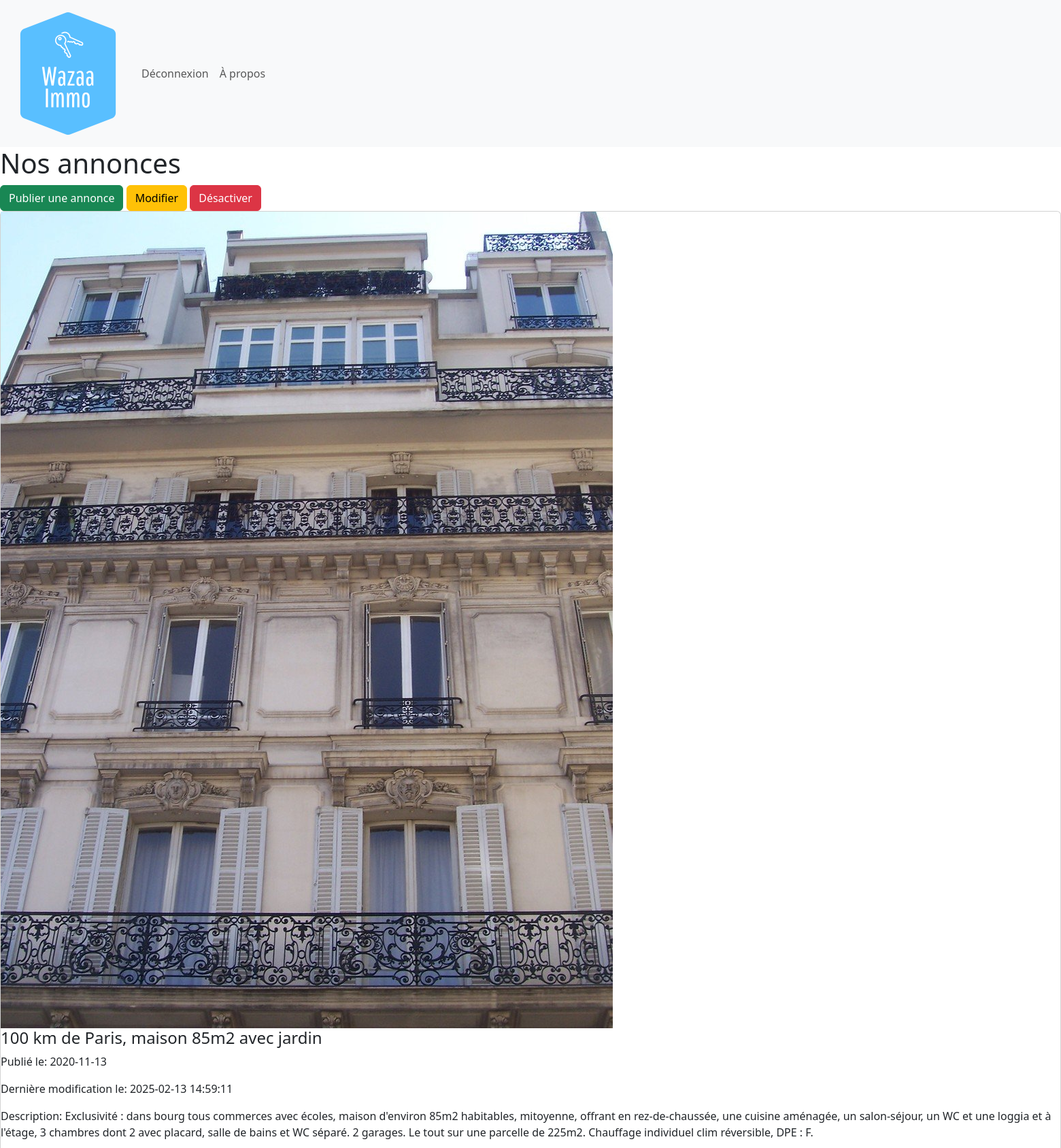
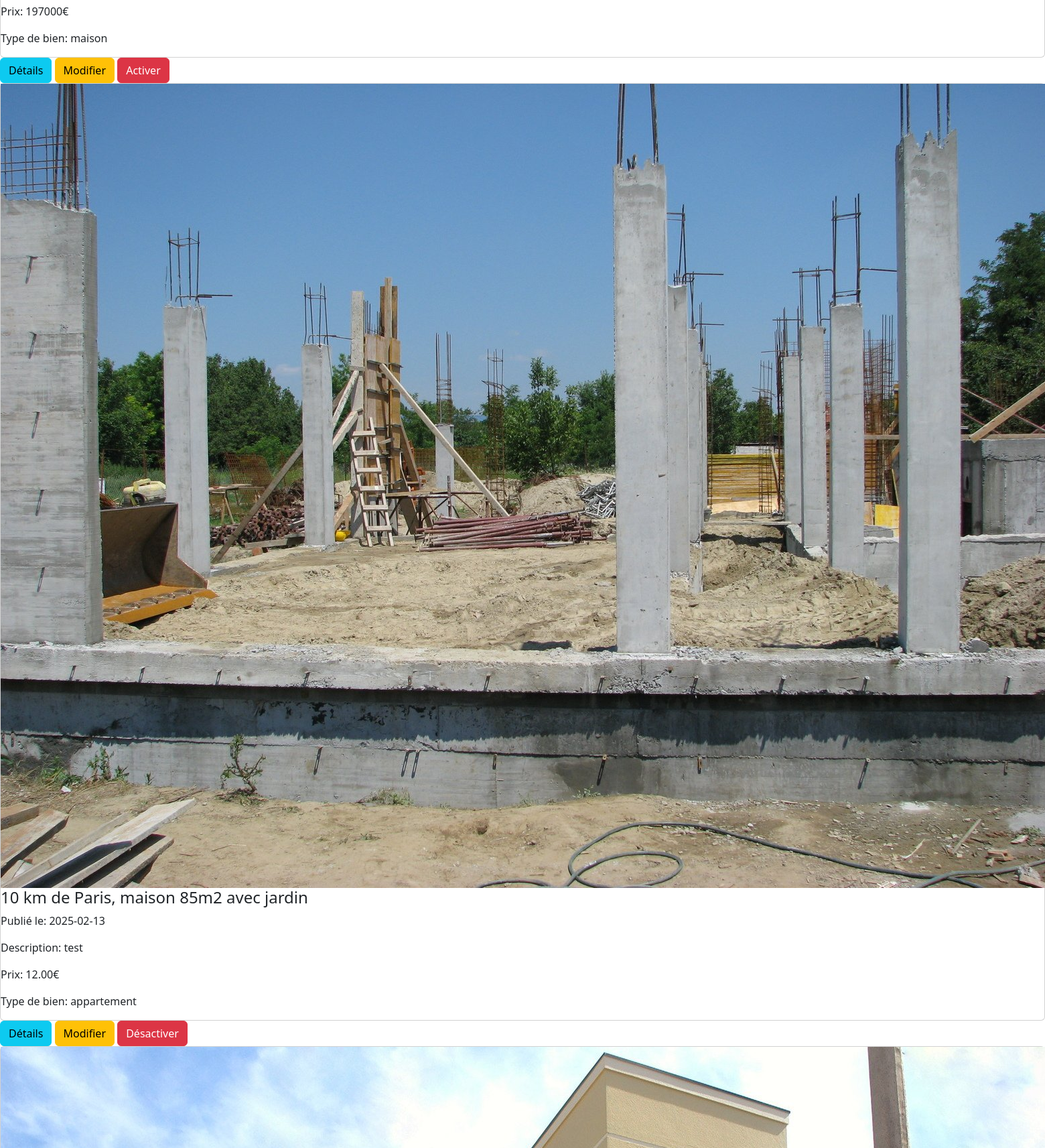
The page /index.php (signed in, upper part) on the database its author committed (2 pictures, top to bottom).
### tables this page shows
CREATE TABLE IF NOT EXISTS `waz_annonces` (
  `an_id` int(11) NOT NULL AUTO_INCREMENT,
  `an_pieces` int(11) DEFAULT NULL,
  `an_titre` varchar(200) NOT NULL,
  `an_ref` varchar(10) NOT NULL,
  `an_description` text NOT NULL,
  `an_local` varchar(100) DEFAULT NULL,
  `an_surf_hab` int(11) DEFAULT NULL,
  `an_surf_tot` int(11) NOT NULL,
  `an_prix` varchar(13) DEFAULT NULL,
  `an_diagnostic` varchar(1) NOT NULL,
  `an_d_ajout` date NOT NULL,
  `an_d_modif` datetime DEFAULT NULL,
  `an_statut` tinyint(1) NOT NULL,
  `an_vues` int(11) NOT NULL,
  `tb_id` int(11) NOT NULL,
  `u_id` int(11) NOT NULL,
  `to_id` int(11) NOT NULL,
  PRIMARY KEY (`an_id`),
  KEY `tb_id` (`tb_id`),
  KEY `u_id` (`u_id`),
  KEY `to_id` (`to_id`)
);

CREATE TABLE IF NOT EXISTS `waz_type_bien` (
  `tb_id` int(11) NOT NULL AUTO_INCREMENT,
  `tb_libelle` varchar(50) NOT NULL,
  PRIMARY KEY (`tb_id`)
);

### index.php (the view, shortened to what this page needs)
<?php
    include("header.php");
    if ($isAdminOrEmployee) {
        $sql = "SELECT * FROM waz_annonces a JOIN waz_type_bien tb ON a.tb_id = tb.tb_id";
    } else {
        $sql = "SELECT * FROM waz_annonces a JOIN waz_type_bien tb ON a.tb_id = tb.tb_id WHERE a.an_statut = 1";
    }
    $annonces = $pdo->query($sql)->fetchAll(PDO::FETCH_ASSOC);
?>
<div>
    <h1>Nos annonces</h1>
    <div class="column">
        <a href="annonce-select.php" class="btn btn-success">Publier une annonce</a>
        <?php if (count($annonces) > 0): ?>
            <?php foreach($annonces as $annonce):?>
                <?php if ($isAdminOrEmployee):?>
                    <a href="annonce-select.php?modify=<?= $annonce['an_id']?>" class="btn btn-warning">Modifier</a>
                <?php endif;?>
                <?php if ($isAdmin && $annonce['an_statut'] == 1):?>
                    <a href="annonce.php?unlist=<?= $annonce['an_id']?>" class="btn btn-danger">Désactiver</a>
                <?php elseif($isAdmin && $annonce['an_statut'] == 0):?>
                    <a href="annonce.php?relist=<?= $annonce['an_id']?>" class="btn btn-danger">Activer</a>
                <?php endif;?>
                <div class="card">
                    <div>
                        <img src="assets/photos/annonce_<?= htmlentities($annonce['an_id'])?>/<?= htmlentities($annonce['an_id'])?>-1.jpg" alt="">
                    </div>
                    <h4><?= htmlentities($annonce['an_titre'])?></h3>
                    <p>Publié le: <?= htmlentities($annonce['an_d_ajout'])?></p>
                    <?php if($annonce['an_d_modif']):?>
                        <p>Dernière modification le: <?= htmlentities($annonce['an_d_modif'])?></p>
                    <?php endif;?>
                    <p>Description: <?= htmlentities($annonce['an_description'])?></h4>
                    <p>Prix: <?= htmlentities($annonce['an_prix'])?>€</p>
                    <p>Type de bien: <?= htmlentities($annonce['tb_libelle'])?></p>
                </div>
                <a href="annonce.php?info=<?= $annonce['an_id']?>" class="btn btn-info">Détails</a>
            <?php endforeach; ?>
        <?php else:?>
            <div>Aucune annonce disponible</div>
        <?php endif;?>
    </div>
</div>
<?php
    include("footer.php");
?>

### rows shown on the page
waz_annonces: shows a picture, an_titre "100 km de Paris, maison 85m2 avec jardin", an_d_ajout "2020-11-13", an_d_modif "2025-02-13 14:59:11", an_description "Exclusivité : dans bourg tous commerces avec écoles, maison d'environ 85m2 habitables, mitoyenne, offrant en rez-de-chaussée, une cuisine aménagée, un salon-séjour, un WC et une loggia et à l'étage, 3 chambres dont 2 avec placard, salle de bains et WC séparé. 2 garages. Le tout sur une parcelle de 225m2. Chauffage individuel clim réversible, DPE : F.", an_prix "197000", tb.tb_libelle "maison"
waz_annonces: shows a picture, an_titre "10 km de Paris, maison 85m2 avec jardin", an_d_ajout "2025-02-13", an_description "test", an_prix "12.00", tb.tb_libelle "appartement"
waz_annonces: shows a picture
